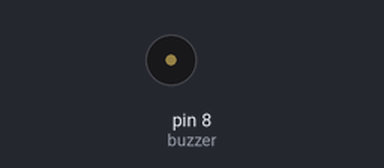
This sketch was run on a simulated Arduino Uno, built with avr-gcc and run on an emulated ATmega328P. On the bench: buzzer (waves = sounding, pin HIGH).

Above: at 0.6 s.
Timing chart, 0 to 3.0 s (numbered marks = the images above):
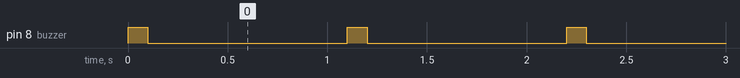

The sketch:

active_buzzer.ino
```cpp
int buzzer = 8; // active buzzer pin

void setup() {
  pinMode(buzzer, OUTPUT);
}

void loop() {
  digitalWrite(buzzer, HIGH); // turn on sound
  delay(100);                // wait one second
  digitalWrite(buzzer, LOW);  // turn off sound
  delay(1000);                // wait one second
}
```

Measured:
- by itself, pin 8 (buzzer): alternates HIGH for 0.10 s and LOW for 1.0 s
